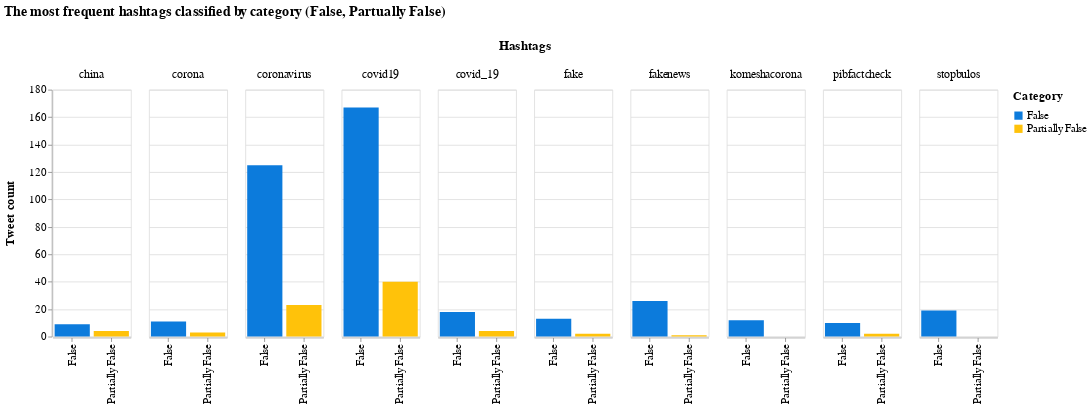

The notebook cell this image was saved under:
### Markdown cell above
We visualize most frequent hashtags and we will classify them according to the type of tweet that they're in, we have filtered in the range of a minum of 10 tweets to a maxium to 212 tweets total (which is the maxium number of tweets created by a user in the dataset). <br>
Every bar is colored basing on the amount of tweet written per each category (False, Partually False). 
<br><br>
We have used Vega to plot this chart and not Altair, to get the data in a good looking way (already indented) and ready for the Vega Editor we have used Altair to get them. (Plot the chart => view source => clean the source and copy paste on Vega).
**We know this isn't the most efficient solution, let us know if you have other ideas**.

### Code cell
range_ = ["#0C7BDC","#FFC20A"]


bars = alt.Chart(df).transform_fold(
    ['False', 'Partially False']
).mark_bar().encode(
    x=alt.X('key:N',title=None),
    y=alt.Y('value:Q',title="Tweet count"),
    color=alt.Color('key:N', scale=alt.Scale(range=range_),title="Category"),
    column="Hashtags:N",
    tooltip=[
        alt.Tooltip('key:N', title='Tweet Type'),
        alt.Tooltip('Hashtags:N', title='Hashtag'),
        alt.Tooltip('value:Q', title='Tweet count')
    ]
).transform_filter(
    alt.FieldRangePredicate(field='count', range=[12, 212])
).properties(
    title="The most frequent hashtags classified by category (False, Partually False)", 
    width=95
).configure_title(
    fontSize=17,
    offset=25
).configure_axis(
    labelFontSize=13,
    titleFontSize=15,
    titlePadding=15
).configure_legend(
    titleFontSize=15,
    labelFontSize=13,
    titlePadding=10
).configure_header(
    titleFontSize=16,
    labelFontSize=14
)

### Figure 1 — Vega-Lite specification as saved in the notebook (floating-point values rounded to 4 significant figures; data arrays with more than 128 entries replaced by an {"elided": "..."} marker saying what was removed)
{"config": {"view": {"continuousWidth": 400, "continuousHeight": 300}, "axis": {"labelFontSize": 13, "titleFontSize": 15, "titlePadding": 15}, "header": {"labelFontSize": 14, "titleFontSize": 16}, "legend": {"labelFontSize": 13, "titleFontSize": 15, "titlePadding": 10}, "title": {"fontSize": 17, "offset": 25}}, "data": {"name": "data-02b4d1fc6b49e98bb112a52765957730"}, "mark": "bar", "encoding": {"color": {"type": "nominal", "field": "key", "scale": {"range": ["#0C7BDC", "#FFC20A"]}, "title": "Category"}, "column": {"type": "nominal", "field": "Hashtags"}, "tooltip": [{"type": "nominal", "field": "key", "title": "Tweet Type"}, {"type": "nominal", "field": "Hashtags", "title": "Hashtag"}, {"type": "quantitative", "field": "value", "title": "Tweet count"}], "x": {"type": "nominal", "field": "key", "title": null}, "y": {"type": "quantitative", "field": "value", "title": "Tweet count"}}, "title": "The most frequent hashtags classified by category (False, Partually False)", "transform": [{"fold": ["False", "Partially False"]}, {"filter": {"field": "count", "range": [12, 212]}}], "width": 95, "$schema": "https://vega.github.io/schema/vega-lite/v4.8.1.json", "datasets": {"data-02b4d1fc6b49e98bb112a52765957730": {"elided": "671 records"}}}
